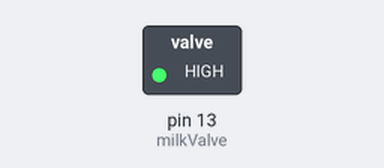
Bench run of a sketch on a simulated Arduino Uno, built with avr-gcc and run on an emulated ATmega328P. On the bench: switched loads named in the sketch (green lamp = pin HIGH). What the sketch prints to the serial monitor is not drawn.

Above: at 0.1 s.
Timing chart, 0 to 1.6 s (numbered marks = the images above):
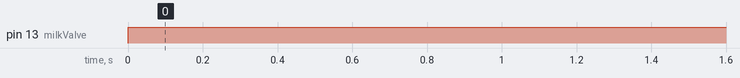

The sketch:

ReliableRelay.ino
```cpp
#include <Arduino.h>

int proximPrevMillis;
int proximMilk = 4;
int milkValve = 13;


void milkDispenser(){
  Serial.print("Starting milk dispense...");
  digitalWrite(milkValve, LOW);
  proximPrevMillis = millis();
  while (millis() < proximPrevMillis + 4000){
    // if (digitalRead(proximMilk) == 1){
    //   Serial.println("Plastic not detected!");
    //   return;
    // }
  }
  digitalWrite(milkValve, HIGH);
  Serial.println("Milk dispense end");
}

void setup() {
  Serial.begin(9600);
  Serial.println("Starting Test");

  pinMode(milkValve, OUTPUT);
  pinMode(proximMilk, INPUT);
}


void loop() {
  digitalWrite(milkValve, HIGH);
}
```

Measured:
- by itself, pin 13 (milkValve): LOW → HIGH at 0.00 s
